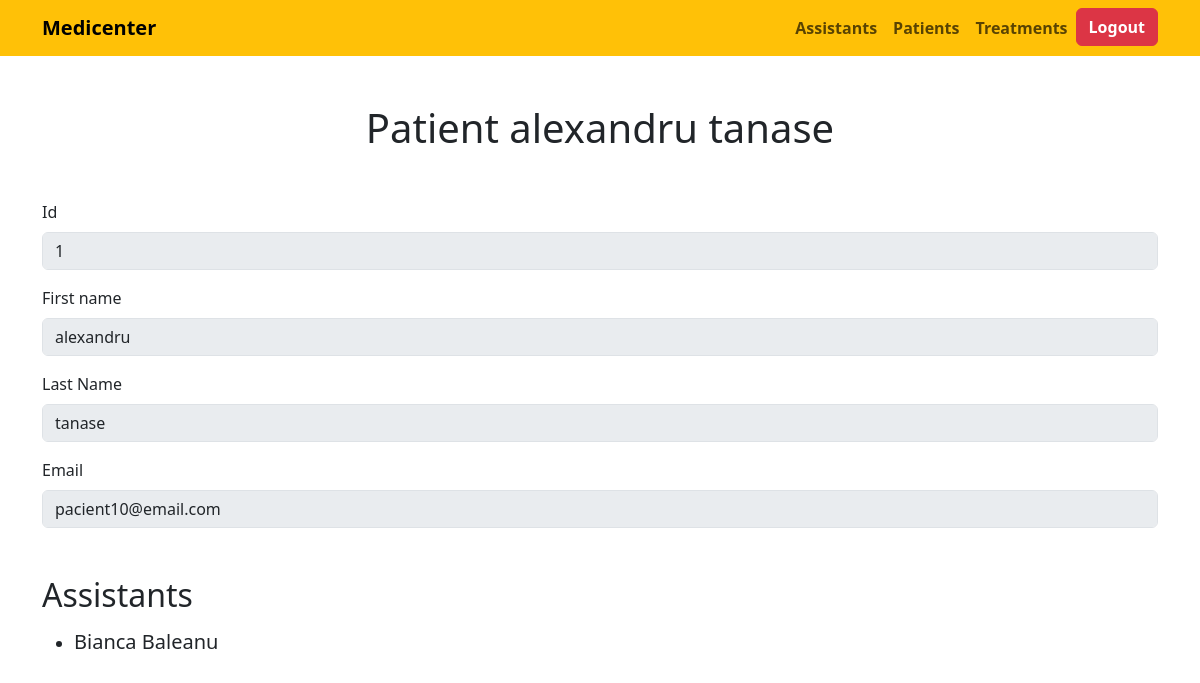
Screenshot of /patients/1 (signed in) with the database file from the repository.
### api/models.py (models this page shows, shortened)
class Patient(models.Model):
    first_name = models.CharField(max_length=30, null=True)
    last_name = models.CharField(max_length=30, null=True)
    email = models.EmailField(unique=True)
    assistants = models.ManyToManyField(Assistant, related_name='patient_assistants',blank=True)
    created_at = models.DateTimeField(auto_now_add=True)
    updated_at = models.DateTimeField(auto_now=True)

class Assistant(User):
    patients = models.ManyToManyField('Patient', related_name='assistant_patients',blank=True)
    class Meta:
        verbose_name_plural = "Assistants"

### api/views.py (the view)
# urls.py: path('patients/<str:pk>', views.view_patient, name='patients'),
def view_patient(request, pk):
    patient = Patient.objects.get(id=pk)
    assistants = patient.assistants.all()
    context = {'patient': patient, 'assistants':assistants}
    return render(request, 'patient.html', context)

### api/context_processors.py (called while the page is built)
def user_context(request):
    context = {}
    user_role = None
    user_obj = None
    if request.user.is_authenticated:
        try:
            user_obj = UserProfile.objects.get(user=request.user)
            user_role = user_obj.role
        except UserProfile.DoesNotExist:
            pass
    if user_role == 'doctor' or user_role == 'general_manager':
        context['profile'] = user_obj
    elif user_role == 'assistant':
        context['assistant'] = Assistant.objects.get(user=request.user)
    else:
        context['guest'] = True
    return context

### api/templates/patient.html (shortened to what this page needs)
{% extends 'main.html' %}
{% block content %}
<div class="mt-5">
    {% if request.user.is_authenticated %}
        {% if profile.role == "general_manager" or "doctor" and profile %}
            <h1 class="text-center mt-3 mb-5">Patient {{patient.first_name}} {{patient.last_name}}</h1>
           <label for="id" class="form-label">Id</label>
           <input class="form-control mb-3" name="id" type="text" value="{{patient.id}}" aria-label="Disabled input example" disabled readonly>
           <label for="first_name" class="form-label">First name</label>
           <input class="form-control mb-3" name="first_name" type="text" value="{{patient.first_name}}" aria-label="Disabled input example" disabled readonly>
           <label for="last_name" class="form-label">Last Name</label>
           <input class="form-control mb-3" name="last_name" type="text" value="{{patient.last_name}}" aria-label="Disabled input example" disabled readonly>
           <label for="email" class="form-label">Email</label>
           <input class="form-control mb-3s" name="email" type="text" value="{{patient.email}}" aria-label="Disabled input example" disabled readonly>
           <h2 class="mb-3 mt-5">Assistants</h2>
           {% if assistants %}
           <ul>
           {% for assistant in assistants %}
           <li>
               <p class="h5">{{assistant.first_name}} {{assistant.last_name}}</p>
           </li>
           {% endfor %}
           </ul>
           {% else %}
           <p>No assistants found for this patient.</p>
           {% endif %}
        {% else %}
            <div class="mt-5">
                <h1 class="text-danger">You don't have access this page!</h1>
            </div>
        {% endif %}
    {% else %}
        <div class="mt-5">
            <h1 class="text-danger">You must be logged in to access this page!</h1>
        </div>
    {% endif %}
</div>
{% endblock content %}

### rows the page displays
Patient: first_name "alexandru", last_name "tanase", id "1", email "pacient10@email.com"
Assistant: first_name "Bianca", last_name "Baleanu"
